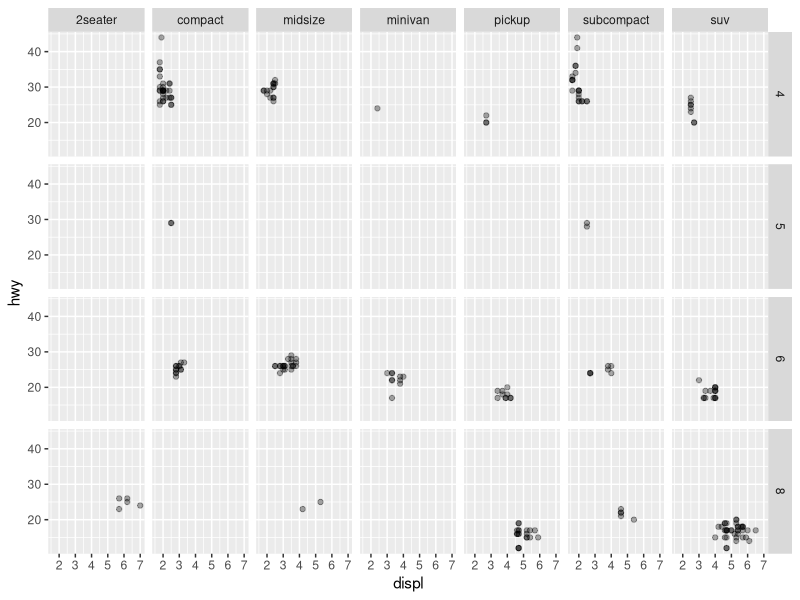
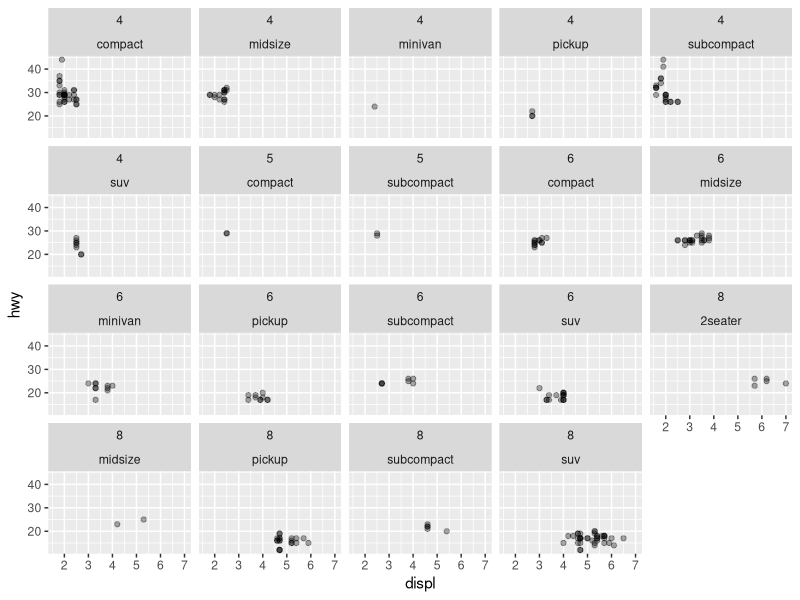
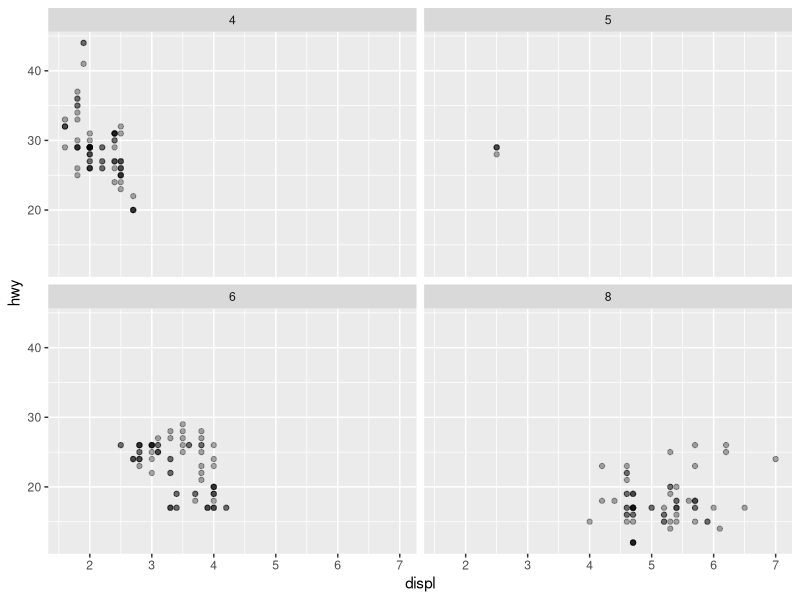
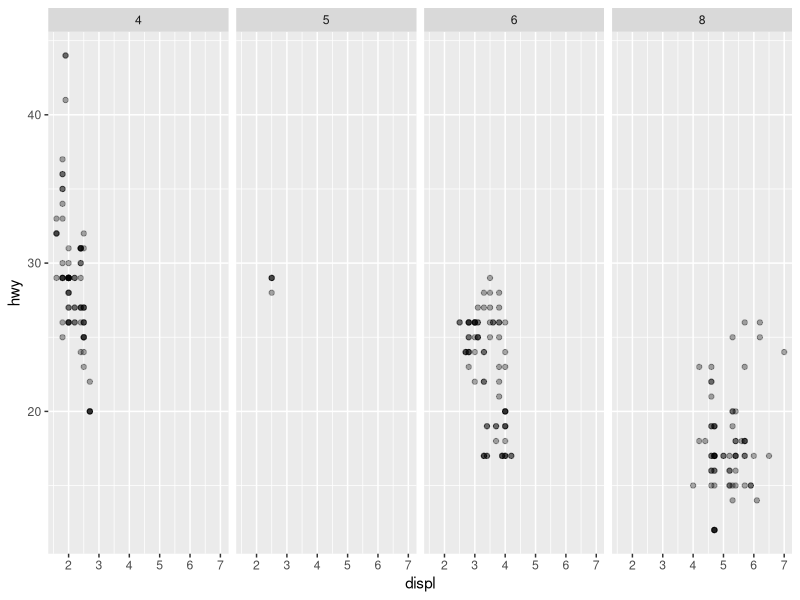
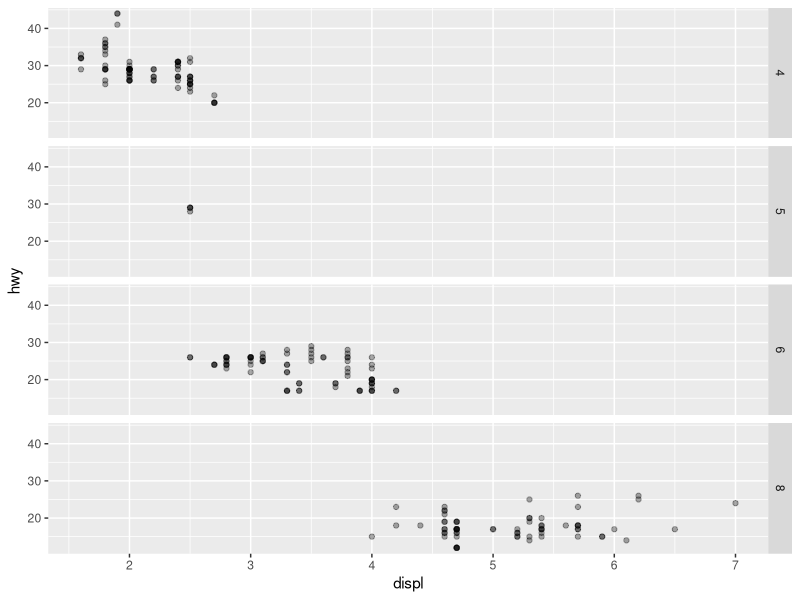

Write R code to recreate these figures, in order.
## ---- chunk 1
library(tidyverse)
## ---- chunk 2
ggplot(mpg, aes(displ, hwy)) + 
  geom_point(alpha=1/3) + 
  facet_grid(cyl~class)
## ---- chunk 3
ggplot(mpg, aes(displ, hwy)) + 
  geom_point(alpha=1/3) + 
  facet_wrap(cyl~class)
## ---- chunk 4
ggplot(mpg, aes(displ, hwy)) + 
  geom_point(alpha=1/3) + 
  facet_wrap(~cyl)
## ---- chunk 5
ggplot(mpg, aes(displ, hwy)) + 
  geom_point(alpha=1/3) + 
  facet_grid(.~cyl)
## ---- chunk 6
ggplot(mpg, aes(displ, hwy)) + 
  geom_point(alpha=1/3) + 
  facet_grid(cyl~.)
